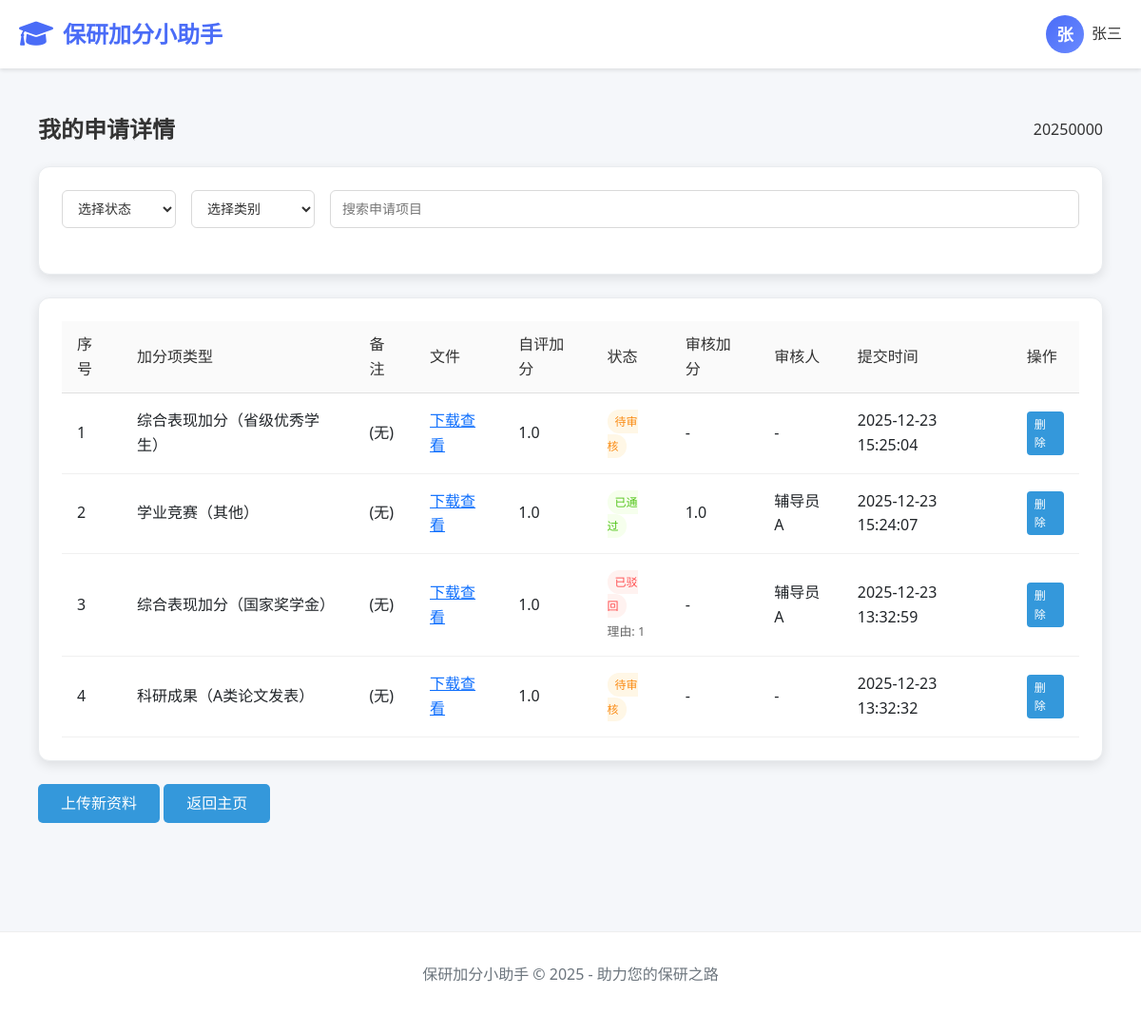
/student/submissions/ (signed in), run on an earlier commit of the app's database.
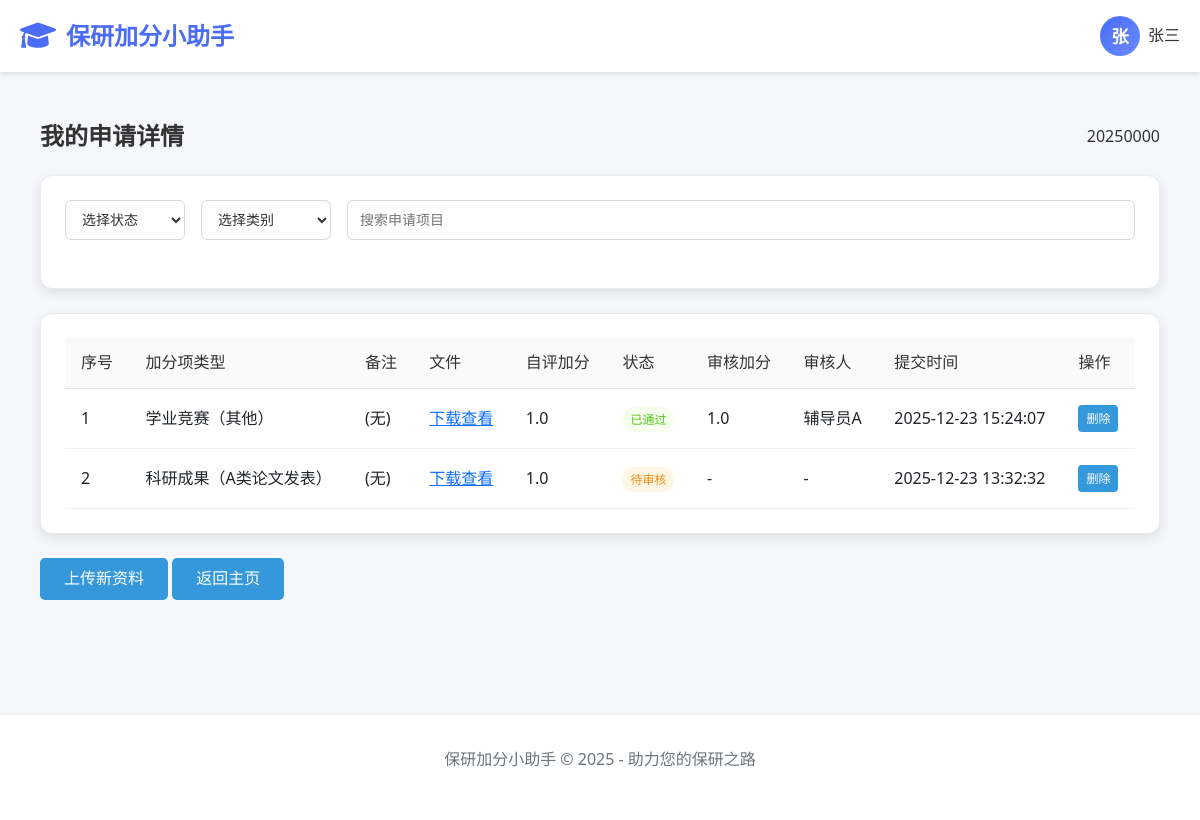
And on a later commit of the database.
### apps/students/models.py (models this page shows, shortened)
class StudentProfile(models.Model):
    user = models.OneToOneField(
        User,
        on_delete=models.CASCADE,
        null=True,
        related_name='profile'  # 反向关联名称
    )
    COLLEGE_CHOICES = [
        ('info', '信息学院'),
        ('other', '其他'),
    ]
    full_name = models.CharField("姓名", max_length=100, blank=True)
    student_id = models.CharField("学号", max_length=20, unique=True,
                                  validators=[RegexValidator(regex=r'^\d{8,20}$', message='学号必须是8-20位数字')])
    grade = models.CharField("年级", max_length=20, blank=True)
    college = models.CharField(
        "学院",
        max_length=100,
        blank=True,
        choices=COLLEGE_CHOICES,
        default='other'  # 默认值设为其他
    )
    department = models.CharField("系别", max_length=100, blank=True)
    major = models.CharField("专业", max_length=100, blank=True)
    enrollment_year = models.PositiveIntegerField("入学年份", null=True, blank=True, help_text="例如：2023")
    GENDER_CHOICES = [
        ('M', '男'),
        ('F', '女'),
        ('O', '其他'),
    ]
    gender = models.CharField("性别", max_length=1, choices=GENDER_CHOICES, blank=True)
    ethnicity = models.CharField("民族", max_length=50, blank=True)
    political_status = models.CharField("政治面貌", max_length=50, blank=True)
    id_card = models.CharField("身份证号", max_length=18, blank=True,
                               validators=[RegexValidator(regex=r'^\d{17}[\dXx]$', message='请输入有效的身份证号')])
    phone = models.CharField("手机号", max_length=11, blank=True, help_text="请输入11位手机号码")
    email = models.EmailField("邮箱", blank=True, help_text="请输入有效的邮箱地址")
    academic_comprehensive_score = models.DecimalField(
        "学业综合成绩",  # 辅导员可设置
        max_digits=5,
        decimal_places=1,
        null=True,
        blank=True
    )
    academic_expertise_score = models.DecimalField(
        "学术专长成绩",  # 来自学术类材料加分
        max_digits=5,
        decimal_places=1,
        default=0
    )
    comprehensive_performance_score = models.DecimalField(
        "综合表现成绩",  # 来自综合类材料加分
        max_digits=5,
        decimal_places=1,
        default=0
    )
    total_score = models.DecimalField(
        "总成绩",
        max_digits=5,
        decimal_places=1,
        null=True,
        blank=True
    )
    academic_comprehensive_ratio = models.DecimalField(
        "学业综合成绩权重",
        max_digits=3,
        decimal_places=2,
        default=0.6  # 60%
    )
    academic_expertise_ratio = models.DecimalField(
        "学术专长成绩权重",
        max_digits=3,
        decimal_places=2,
        default=0.2  # 20%
    )
    comprehensive_performance_ratio = models.DecimalField(
        "综合表现成绩权重",
        max_digits=3,
        decimal_places=2,
        default=0.2  # 20%
    )

class Submission(models.Model):
    reviewer = models.ForeignKey(
        'counselors.CounselorProfile',
        on_delete=models.SET_NULL,
        null=True,
        blank=True,
        related_name='reviewed_submissions'
    )
    student = models.ForeignKey(StudentProfile, on_delete=models.CASCADE, verbose_name="学生")
    category = models.ForeignKey(
        SubmissionCategory,
        on_delete=models.PROTECT,  # 保护模式：防止删除被引用的分类
        related_name="submissions",
        verbose_name="加分项细分分类"
    )
    remarks = models.TextField("备注", blank=True, default="")
    file = models.FileField("提交文件", upload_to='uploads/', null=True, blank=True)
    self_rating = models.DecimalField("自评加分", max_digits=5, decimal_places=1, default=0)
    approved = models.BooleanField("已审核通过", default=False)
    rejected = models.BooleanField(default=False, verbose_name='已驳回')
    reject_reason = models.TextField(blank=True, null=True, verbose_name='驳回理由')
    approved_score = models.DecimalField("审核加分", max_digits=5, decimal_places=1, null=True, blank=True)
    timestamp = models.DateTimeField("提交时间", auto_now_add=True)

class SubmissionCategory(models.Model):
    CATEGORY_GROUP = [
        ('award_paper', '科研成果'),
        ('competition', '学业竞赛'),
        ('volunteer', '创新创业训练'),
        ('scholarship', '综合表现加分'),
        ('other', '其他'),
    ]
    group = models.CharField("大类", max_length=20, choices=CATEGORY_GROUP)  # 关联到大类
    name = models.CharField("小类名称", max_length=100)  # 例如："A类论文发表"
    description = models.TextField("说明", blank=True)  # 小类的详细说明
    default_score = models.DecimalField("预设分值", max_digits=5, decimal_places=1)  # 预设分值
    max_score = models.DecimalField("最大分值", max_digits=5, decimal_places=1, null=True, blank=True)  # 最大限制（可为空）
    class Meta:
        verbose_name = "加分项细分分类"
        verbose_name_plural = "加分项细分分类"

### apps/counselors/models.py (models this page shows, shortened)
class CounselorProfile(models.Model):
    user = models.OneToOneField(
        User,
        on_delete=models.CASCADE,
        related_name='counselor_profile'
    )
    COLLEGE_CHOICES = [
        ('info', '信息学院'),
        ('other', '其他'),
    ]
    full_name = models.CharField("姓名", max_length=100)
    employee_id = models.CharField("工号", max_length=20, unique=True)
    college = models.CharField(
        "所属学院",
        max_length=100,
        blank=True,
        default="other",
        choices=COLLEGE_CHOICES,
    )
    grade = models.CharField("负责年级", max_length=20, blank=True, default="无")

### apps/students/views.py (the view)
# urls.py: path('submissions/', views.submissions, name='submissions'),
@login_required
def submissions(request):
    profile = request.user.profile
    subs = Submission.objects.filter(student=profile).order_by('-timestamp')
    return render(request, 'students/submissions.html', {'submissions': subs})

### templates/students/submissions.html (shortened to what this page needs)
{% extends 'students/base.html' %}
{% load static %}
{% block extra_css %}
    <link href="{% static 'CSS/students/submissions.css' %}" rel="stylesheet">
{% endblock %}
{% block content %}
    <div class="applications-container">
        <div class="applications-header">
            <h1 class="applications-title">我的申请详情</h1>
            <div class="user-info">
                <span>{{ user.username|default:"用户名" }}</span>
            </div>
        </div>
        <div class="card">
            <div class="card-body">
                <div class="filter-toolbar">
                    <select class="filter-select">
                        <option>选择状态</option>
                    </select>
                    <select class="filter-select">
                        <option>选择类别</option>
                    </select>
                    <input type="text" class="search-input" placeholder="搜索申请项目">
                </div>
            </div>
        </div>
        <div class="card">
            <div class="card-body">
                <table class="applications-table">
                    <thead>
                        <tr>
                            <th>序号</th>
                            <th>加分项类型</th>
                            <th>备注</th>
                            <th>文件</th>
                            <th>自评加分</th>
                            <th>状态</th>
                            <th>审核加分</th>
                            <th>审核人</th>
                            <th>提交时间</th>
                            <th>操作</th>
                        </tr>
                    </thead>
                    <tbody>
                        {% if submissions %}
                            {% for sub in submissions %}
                            <tr>
                                <td>{{ forloop.counter }}</td>
                                <td>{{ sub.category.get_group_display }}（{{ sub.category.name }}）</td>
                                <td>{{ sub.remarks|default:"(无)" }}</td>
                                <td>
                                    {% if sub.file %}
                                        <a href="{{ sub.file.url }}" target="_blank" class="text-primary">下载查看</a>
                                    {% else %}
                                        -
                                    {% endif %}
                                </td>
                                <td>{{ sub.self_rating }}</td>
                                <td>
                                    {% if sub.approved %}
                                        <span class="status-badge status-approved">已通过</span>
                                    {% elif sub.rejected %}
                                        <span class="status-badge status-rejected">已驳回</span>
                                        {% if sub.reject_reason %}
                                            <div style="font-size: 0.8em; color: #666; margin-top: 4px;">理由: {{ sub.reject_reason }}</div>
                                        {% endif %}
                                    {% else %}
                                        <span class="status-badge status-pending">待审核</span>
                                    {% endif %}
                                </td>
                                <td>{{ sub.approved_score|default:"-" }}</td>
                                <td>
                                    {% if sub.reviewer %}
                                        {{ sub.reviewer.full_name }}
                                    {% else %}
                                        -
                                    {% endif %}
                                </td>
                                <td>{{ sub.timestamp|date:"Y-m-d H:i:s" }}</td>
                                <td>
                                    <div class="action-buttons">
                                        <a href="{% url 'delete_submission' sub.id %}" class="btn-primary btn-sm">
                                            删除
                                        </a>
                                    </div>
                                </td>
                            </tr>
                            {% endfor %}
                        {% endif %}
                    </tbody>
                </table>
            </div>
        </div>
        <div class="navigation mt-4">
            <p>
                <a href="{% url 'upload' %}" class="btn-primary">上传新资料</a>
                <a href="{% url 'index' %}" class="btn-primary ml-2">返回主页</a>
            </p>
        </div>
    </div>
{% endblock %}

### templates/students/base.html (shortened to what this page needs)
<!DOCTYPE html>
<html lang="zh-CN">
<head>
    <link href="https://cdn.jsdelivr.net/npm/bootstrap@5.3.0-alpha1/dist/css/bootstrap.min.css" rel="stylesheet">
    <link rel="stylesheet" href="https://cdnjs.cloudflare.com/ajax/libs/font-awesome/6.0.0/css/all.min.css">
    {% load static %}
    <link href="{% static 'CSS/base.css' %}" rel="stylesheet">
    {% block extra_css %}{% endblock %}
</head>
<body>
    <nav class="navbar">
        <div class="container">
            <div class="navbar-content">
                <a href="{% url 'index' %}" class="logo">
                    <i class="fas fa-graduation-cap"></i>
                    <span>保研加分小助手</span>
                </a>
                <div class="user-info">
                    {% if user.is_authenticated %}
                        <a href="{% url 'user_center' %}" class="d-flex align-items-center text-decoration-none" title="个人资料">
                            <div class="user-avatar">{{ user.profile.full_name|first }}</div>
                            <span class="username ms-2">{{ user.profile.full_name }}</span>
                        </a>
                    {% else %}
                        <a href="{% url 'login' %}" class="btn btn-outline-primary btn-sm">登录</a>
                    {% endif %}
                </div>
            </div>
        </div>
    </nav>
    <div class="container">
        <div class="main-content">
            {% block content %}{% endblock %}
        </div>
    </div>
    <footer class="footer">
        <div class="container">
            <p>保研加分小助手 &copy; 2025 - 助力您的保研之路</p>
        </div>
    </footer>
</body>
</html>

### static/CSS/base.css (style rules this page uses)
:root { --primary: #4a6cf7; --primary-light: #6a8aff; --secondary: #6c757d; --light-bg: #f8f9fa; --dark-text: #333333; --gray-text: #666666; --light-gray: #e9ecef; --white: #ffffff; --card-shadow: 0 4px 12px rgba(0, 0, 0, 0.08); --hover-shadow: 0 8px 24px rgba(0, 0, 0, 0.12); }
* { margin: 0; padding: 0; box-sizing: border-box; }
body { font-family: 'Segoe UI', 'PingFang SC', 'Microsoft YaHei', sans-serif; background-color: var(--light-bg); color: var(--dark-text); line-height: 1.6; height: 100%; display: flex; flex-direction: column; }
.container { max-width: 1200px; margin: 0 auto; padding: 0 20px; flex: 1 0 auto; }
.navbar { background: var(--white); box-shadow: 0 2px 10px rgba(0, 0, 0, 0.05); padding: 1rem 0; position: sticky; top: 0; z-index: 100; }
.navbar-content { display: flex; justify-content: space-between; align-items: center; width: 100%; }
html { height: 100%; }
.logo { display: flex; align-items: center; gap: 10px; font-weight: 700; font-size: 1.5rem; color: var(--primary); text-decoration: none; }
.logo i { font-size: 1.8rem; }
.user-info { display: flex; align-items: center; gap: 12px; margin-left: auto; }
.user-avatar { width: 42px; height: 42px; border-radius: 50%; background: linear-gradient(135deg, var(--primary), var(--primary-light)); display: flex; align-items: center; justify-content: center; color: var(--white); font-weight: 600; font-size: 1.1rem; }
.username { font-weight: 500; color: var(--dark-text); }
.main-content { padding: 30px 0; }
.footer { background: var(--white); padding: 24px 0; margin-top: auto; text-align: center; color: var(--gray-text); border-top: 1px solid var(--light-gray); flex-shrink: 0; }

### static/CSS/students/submissions.css (style rules this page uses)
:root { --primary-color: #3498db; --light-bg: #f5f7fa; }
body { font-family: 'Segoe UI', Tahoma, Geneva, Verdana, sans-serif; background-color: var(--light-bg); min-height: 100vh; display: flex; flex-direction: column; }
.navbar { background: white; box-shadow: 0 2px 4px rgba(0,0,0,0.1); padding: 1rem 0; }
.user-info { display: flex; align-items: center; gap: 10px; }
.user-avatar { width: 40px; height: 40px; border-radius: 50%; background-color: var(--primary-color); display: flex; align-items: center; justify-content: center; color: white; font-weight: bold; }
.footer { text-align: center; padding: 2rem 0; margin-top: 3rem; color: #6c757d; border-top: 1px solid #eee; }
.card { background: white; border-radius: 12px; box-shadow: 0 4px 12px rgba(0, 0, 0, 0.1); border: 1px solid #e9ecef; margin-bottom: 1.5rem; transition: transform 0.3s ease, box-shadow 0.3s ease; }
.card-body { padding: 1.5rem; }
.btn-primary { background-color: var(--primary-color); border: none; padding: 0.5rem 1.5rem; border-radius: 5px; color: white; text-decoration: none; display: inline-block; }
.applications-container { max-width: 1200px; margin: 0 auto; padding: 20px; }
.applications-header { display: flex; justify-content: space-between; align-items: center; margin-bottom: 24px; }
.applications-title { font-size: 24px; font-weight: 600; color: #333; margin: 0; }
.filter-toolbar { display: flex; gap: 16px; margin-bottom: 24px; flex-wrap: wrap; }
.filter-select { padding: 8px 12px; border: 1px solid #d9d9d9; border-radius: 6px; font-size: 14px; color: #333; background: #fff; min-width: 120px; }
.search-input { flex: 1; min-width: 200px; padding: 8px 12px; border: 1px solid #d9d9d9; border-radius: 6px; font-size: 14px; }
.applications-table { width: 100%; border-collapse: collapse; }
.applications-table th { background: #fafafa; padding: 12px 16px; text-align: left; font-weight: 500; color: #333; border-bottom: 1px solid #e0e0e0; }
.applications-table td { padding: 16px; border-bottom: 1px solid #f0f0f0; }
.status-badge { padding: 4px 8px; border-radius: 12px; font-size: 12px; font-weight: 500; }
.status-pending { background: #fff7e6; color: #fa8c16; }
.status-approved { background: #f6ffed; color: #52c41a; }
.action-buttons { display: flex; gap: 8px; }
.btn-sm { padding: 4px 8px; font-size: 12px; border-radius: 4px; }

What changed in the data, as far as the page shows it:
removed Submission: category.group "综合表现加分", category.name "省级优秀学生", remarks "(无)", self_rating "1.0", approved "待审核", approved_score "-", timestamp "2025-12-23 15:25:04"
removed Submission: category.group "综合表现加分", category.name "国家奖学金", remarks "(无)", self_rating "1.0", reject_reason "1", approved_score "-", reviewer.full_name "辅导员A", timestamp "2025-12-23 13:32:59"
